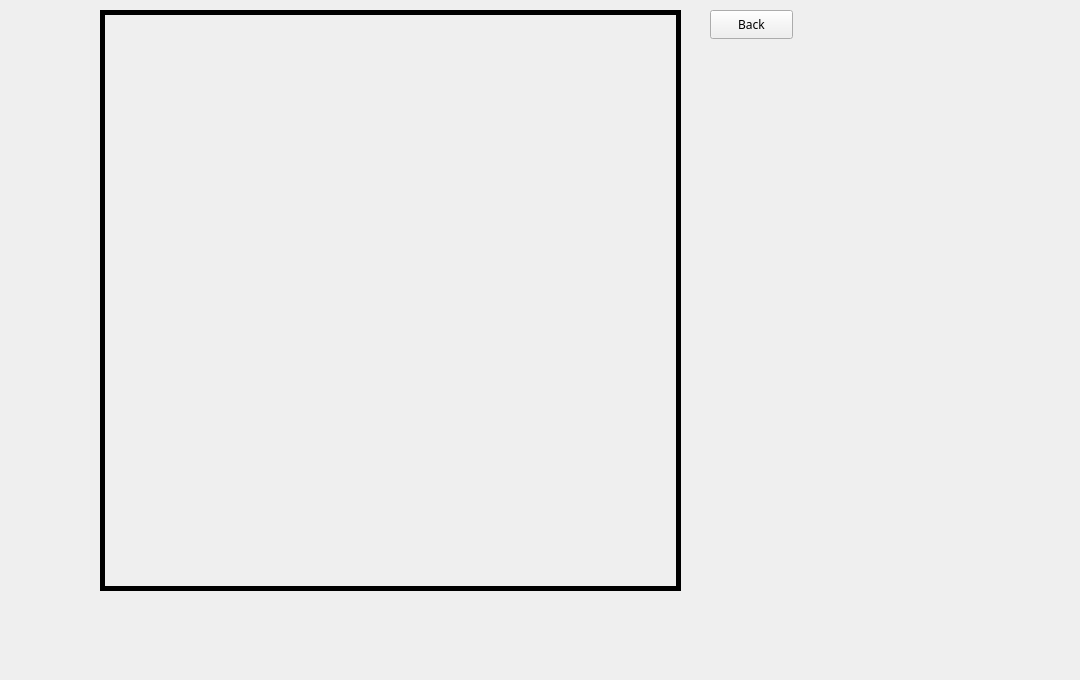
    <widget class="QWidget" name="PuzzlePage">
     <widget class="QLabel" name="puzzlepageWallpaper">
      <property name="geometry">
       <rect>
        <x>-140</x>
        <y>-10</y>
        <width>1071</width>
        <height>671</height>
       </rect>
      </property>
      <property name="text">
       <string/>
      </property>
      <property name="scaledContents">
       <bool>true</bool>
      </property>
     </widget>
     <widget class="QLabel" name="puzzlechessBoardLabel">
      <property name="geometry">
       <rect>
        <x>100</x>
        <y>10</y>
        <width>581</width>
        <height>581</height>
       </rect>
      </property>
      <property name="styleSheet">
       <string notr="true">border-color: rgb(0, 0, 0);
 border: 5px solid black;</string>
      </property>
      <property name="text">
       <string/>
      </property>
      <property name="scaledContents">
       <bool>true</bool>
      </property>
     </widget>
     <widget class="QLabel" name="g2_3">
      <property name="geometry">
       <rect>
        <x>540</x>
        <y>450</y>
        <width>61</width>
        <height>61</height>
       </rect>
      </property>
      <property name="styleSheet">
       <string notr="true"/>
      </property>
      <property name="text">
       <string/>
      </property>
      <property name="scaledContents">
       <bool>true</bool>
      </property>
     </widget>
     <widget class="QLabel" name="d7_3">
      <property name="geometry">
       <rect>
        <x>320</x>
        <y>90</y>
        <width>61</width>
        <height>61</height>
       </rect>
      </property>
      <property name="styleSheet">
       <string notr="true"/>
      </property>
      <property name="text">
       <string/>
      </property>
      <property name="scaledContents">
       <bool>true</bool>
      </property>
     </widget>
     <widget class="QLabel" name="label_81">
      <property name="geometry">
       <rect>
        <x>610</x>
        <y>240</y>
        <width>61</width>
        <height>61</height>
       </rect>
      </property>
      <property name="styleSheet">
       <string notr="true"/>
      </property>
      <property name="text">
       <string/>
      </property>
     </widget>
     <widget class="QLabel" name="label_82">
      <property name="geometry">
       <rect>
        <x>250</x>
        <y>380</y>
        <width>61</width>
        <height>61</height>
       </rect>
      </property>
      <property name="styleSheet">
       <string notr="true"/>
      </property>
      <property name="text">
       <string/>
      </property>
     </widget>
     <widget class="QLabel" name="a1_3">
      <property name="geometry">
       <rect>
        <x>110</x>
        <y>520</y>
        <width>61</width>
        <height>61</height>
       </rect>
      </property>
      <property name="styleSheet">
       <string notr="true"/>
      </property>
      <property name="text">
       <string/>
      </property>
      <property name="scaledContents">
       <bool>true</bool>
      </property>
     </widget>
     <widget class="QLabel" name="label_83">
      <property name="geometry">
       <rect>
        <x>320</x>
        <y>380</y>
        <width>61</width>
        <height>61</height>
       </rect>
      </property>
      <property name="styleSheet">
       <string notr="true"/>
      </property>
      <property name="text">
       <string/>
      </property>
     </widget>
     <widget class="QLabel" name="label_84">
      <property name="geometry">
       <rect>
        <x>470</x>
        <y>240</y>
        <width>61</width>
        <height>61</height>
       </rect>
      </property>
      <property name="styleSheet">
       <string notr="true"/>
      </property>
      <property name="text">
       <string/>
      </property>
     </widget>
     <widget class="QLabel" name="h8_3">
      <property name="geometry">
       <rect>
        <x>610</x>
        <y>20</y>
        <width>61</width>
        <height>61</height>
       </rect>
      </property>
      <property name="styleSheet">
       <string notr="true"/>
      </property>
      <property name="text">
       <string/>
      </property>
      <property name="scaledContents">
       <bool>true</bool>
      </property>
     </widget>
     <widget class="QLabel" name="label_85">
      <property name="geometry">
       <rect>
        <x>110</x>
        <y>380</y>
        <width>61</width>
        <height>61</height>
       </rect>
      </property>
      <property name="styleSheet">
       <string notr="true"/>
      </property>
      <property name="text">
       <string/>
      </property>
     </widget>
     <widget class="QLabel" name="h7_3">
      <property name="geometry">
       <rect>
        <x>610</x>
        <y>90</y>
        <width>61</width>
        <height>61</height>
       </rect>
      </property>
      <property name="styleSheet">
       <string notr="true"/>
      </property>
      <property name="text">
       <string/>
      </property>
      <property name="scaledContents">
       <bool>true</bool>
      </property>
     </widget>
     <widget class="QLabel" name="label_86">
      <property name="geometry">
       <rect>
        <x>180</x>
        <y>160</y>
        <width>61</width>
        <height>61</height>
       </rect>
      </property>
      <property name="styleSheet">
       <string notr="true"/>
      </property>
      <property name="text">
       <string/>
      </property>
     </widget>
     <widget class="QLabel" name="label_87">
      <property name="geometry">
       <rect>
        <x>320</x>
        <y>160</y>
        <width>61</width>
        <height>61</height>
       </rect>
      </property>
      <property name="styleSheet">
       <string notr="true"/>
      </property>
      <property name="text">
       <string/>
      </property>
     </widget>
     <widget class="QLabel" name="label_88">
      <property name="geometry">
       <rect>
        <x>110</x>
        <y>240</y>
        <width>61</width>
        <height>61</height>
       </rect>
      </property>
      <property name="styleSheet">
       <string notr="true"/>
      </property>
      <property name="text">
       <string/>
      </property>
     </widget>
     <widget class="QLabel" name="e2_3">
      <property name="geometry">
       <rect>
        <x>400</x>
        <y>450</y>
        <width>61</width>
        <height>61</height>
       </rect>
      </property>
      <property name="styleSheet">
       <string notr="true"/>
      </property>
      <property name="text">
       <string/>
      </property>
      <property name="scaledContents">
       <bool>true</bool>
      </property>
     </widget>
     <widget class="QLabel" name="label_89">
      <property name="geometry">
       <rect>
        <x>470</x>
        <y>160</y>
        <width>61</width>
        <height>61</height>
       </rect>
      </property>
      <property name="styleSheet">
       <string notr="true"/>
      </property>
      <property name="text">
       <string/>
      </property>
     </widget>
     <widget class="QLabel" name="f1_3">
      <property name="geometry">
       <rect>
        <x>470</x>
        <y>520</y>
        <width>61</width>
        <height>61</height>
       </rect>
      </property>
      <property name="styleSheet">
       <string notr="true"/>
      </property>
      <property name="text">
       <string/>
      </property>
      <property name="scaledContents">
       <bool>true</bool>
      </property>
     </widget>
     <widget class="QLabel" name="e7_3">
      <property name="geometry">
       <rect>
        <x>400</x>
        <y>90</y>
        <width>61</width>
        <height>61</height>
       </rect>
      </property>
      <property name="styleSheet">
       <string notr="true"/>
      </property>
      <property name="text">
       <string/>
      </property>
      <property name="scaledContents">
       <bool>true</bool>
      </property>
     </widget>
     <widget class="QLabel" name="label_90">
      <property name="geometry">
       <rect>
        <x>250</x>
        <y>240</y>
        <width>61</width>
        <height>61</height>
       </rect>
      </property>
      <property name="styleSheet">
       <string notr="true"/>
      </property>
      <property name="text">
       <string/>
      </property>
     </widget>
     <widget class="QLabel" name="a2_3">
      <property name="geometry">
       <rect>
        <x>110</x>
        <y>450</y>
        <width>61</width>
        <height>61</height>
       </rect>
      </property>
      <property name="styleSheet">
       <string notr="true"/>
      </property>
      <property name="text">
       <string/>
      </property>
      <property name="scaledContents">
       <bool>true</bool>
      </property>
     </widget>
     <widget class="QLabel" name="d2_3">
      <property name="geometry">
       <rect>
        <x>320</x>
        <y>450</y>
        <width>61</width>
        <height>61</height>
       </rect>
      </property>
      <property name="styleSheet">
       <string notr="true"/>
      </property>
      <property name="text">
       <string/>
      </property>
      <property name="scaledContents">
       <bool>true</bool>
      </property>
     </widget>
     <widget class="QLabel" name="label_91">
      <property name="geometry">
       <rect>
        <x>110</x>
        <y>160</y>
        <width>61</width>
        <height>61</height>
       </rect>
      </property>
      <property name="styleSheet">
       <string notr="true"/>
      </property>
      <property name="text">
       <string/>
      </property>
     </widget>
     <widget class="QLabel" name="h1_3">
      <property name="geometry">
       <rect>
        <x>610</x>
        <y>520</y>
        <width>61</width>
        <height>61</height>
       </rect>
      </property>
      <property name="styleSheet">
       <string notr="true"/>
      </property>
      <property name="text">
       <string/>
      </property>
      <property name="scaledContents">
       <bool>true</bool>
      </property>
     </widget>
     <widget class="QLabel" name="label_92">
      <property name="geometry">
       <rect>
        <x>110</x>
        <y>310</y>
        <width>61</width>
        <height>61</height>
       </rect>
      </property>
      <property name="styleSheet">
       <string notr="true"/>
      </property>
      <property name="text">
       <string/>
      </property>
     </widget>
     <widget class="QLabel" name="b2_3">
      <property name="geometry">
       <rect>
        <x>180</x>
        <y>450</y>
        <width>61</width>
        <height>61</height>
       </rect>
      </property>
      <property name="styleSheet">
       <string notr="true"/>
      </property>
      <property name="text">
       <string/>
      </property>
      <property name="scaledContents">
       <bool>true</bool>
      </property>
     </widget>
     <widget class="QLabel" name="b7_3">
      <property name="geometry">
       <rect>
        <x>180</x>
        <y>90</y>
        <width>61</width>
        <height>61</height>
       </rect>
      </property>
      <property name="styleSheet">
       <string notr="true"/>
      </property>
      <property name="text">
       <string/>
      </property>
      <property name="scaledContents">
       <bool>true</bool>
      </property>
     </widget>
     <widget class="QLabel" name="g7_3">
      <property name="geometry">
       <rect>
        <x>540</x>
        <y>90</y>
        <width>61</width>
        <height>61</height>
       </rect>
      </property>
      <property name="styleSheet">
       <string notr="true"/>
      </property>
      <property name="text">
       <string/>
      </property>
      <property name="scaledContents">
       <bool>true</bool>
      </property>
     </widget>
     <widget class="QLabel" name="f2_3">
      <property name="geometry">
       <rect>
        <x>470</x>
        <y>450</y>
        <width>61</width>
        <height>61</height>
       </rect>
      </property>
      <property name="styleSheet">
       <string notr="true"/>
      </property>
      <property name="text">
       <string/>
      </property>
      <property name="scaledContents">
       <bool>true</bool>
      </property>
     </widget>
     <widget class="QLabel" name="b8_3">
      <property name="geometry">
       <rect>
        <x>180</x>
        <y>20</y>
        <width>61</width>
        <height>61</height>
       </rect>
      </property>
      <property name="styleSheet">
       <string notr="true"/>
      </property>
      <property name="text">
       <string/>
      </property>
      <property name="scaledContents">
       <bool>true</bool>
      </property>
     </widget>
     <widget class="QLabel" name="c8_3">
      <property name="geometry">
       <rect>
        <x>250</x>
        <y>20</y>
        <width>61</width>
        <height>61</height>
       </rect>
      </property>
      <property name="styleSheet">
       <string notr="true"/>
      </property>
      <property name="text">
       <string/>
      </property>
      <property name="scaledContents">
       <bool>true</bool>
      </property>
     </widget>
     <widget class="QLabel" name="label_93">
      <property name="geometry">
       <rect>
        <x>610</x>
        <y>160</y>
        <width>61</width>
        <height>61</height>
       </rect>
      </property>
      <property name="styleSheet">
       <string notr="true"/>
      </property>
      <property name="text">
       <string/>
      </property>
     </widget>
     <widget class="QLabel" name="c7_3">
      <property name="geometry">
       <rect>
        <x>250</x>
        <y>90</y>
        <width>61</width>
        <height>61</height>
       </rect>
      </property>
      <property name="styleSheet">
       <string notr="true"/>
      </property>
      <property name="text">
       <string/>
      </property>
      <property name="scaledContents">
       <bool>true</bool>
      </property>
     </widget>
     <widget class="QLabel" name="d8_3">
      <property name="geometry">
       <rect>
        <x>320</x>
        <y>20</y>
        <width>61</width>
        <height>61</height>
       </rect>
      </property>
      <property name="styleSheet">
       <string notr="true"/>
      </property>
      <property name="text">
       <string/>
      </property>
      <property name="scaledContents">
       <bool>true</bool>
      </property>
     </widget>
     <widget class="QLabel" name="label_94">
      <property name="geometry">
       <rect>
        <x>610</x>
        <y>310</y>
        <width>61</width>
        <height>61</height>
       </rect>
      </property>
      <property name="styleSheet">
       <string notr="true"/>
      </property>
      <property name="text">
       <string/>
      </property>
     </widget>
     <widget class="QLabel" name="f8_3">
      <property name="geometry">
       <rect>
        <x>470</x>
        <y>20</y>
        <width>61</width>
        <height>61</height>
       </rect>
      </property>
      <property name="styleSheet">
       <string notr="true"/>
      </property>
      <property name="text">
       <string/>
      </property>
      <property name="scaledContents">
       <bool>true</bool>
      </property>
     </widget>
     <widget class="QLabel" name="c2_3">
      <property name="geometry">
       <rect>
        <x>250</x>
        <y>450</y>
        <width>61</width>
        <height>61</height>
       </rect>
      </property>
      <property name="styleSheet">
       <string notr="true"/>
      </property>
      <property name="text">
       <string/>
      </property>
      <property name="scaledContents">
       <bool>true</bool>
      </property>
     </widget>
     <widget class="QLabel" name="label_95">
      <property name="geometry">
       <rect>
        <x>540</x>
        <y>310</y>
        <width>61</width>
        <height>61</height>
       </rect>
      </property>
      <property name="styleSheet">
       <string notr="true"/>
      </property>
      <property name="text">
       <string/>
      </property>
     </widget>
     <widget class="QLabel" name="f7_3">
      <property name="geometry">
       <rect>
        <x>470</x>
        <y>90</y>
        <width>61</width>
        <height>61</height>
       </rect>
      </property>
      <property name="styleSheet">
       <string notr="true"/>
      </property>
      <property name="text">
       <string/>
      </property>
      <property name="scaledContents">
       <bool>true</bool>
      </property>
     </widget>
     <widget class="QLabel" name="label_96">
      <property name="geometry">
       <rect>
        <x>320</x>
        <y>240</y>
        <width>61</width>
        <height>61</height>
       </rect>
      </property>
      <property name="styleSheet">
       <string notr="true"/>
      </property>
      <property name="text">
       <string/>
      </property>
     </widget>
     <widget class="QLabel" name="b1_3">
      <property name="geometry">
       <rect>
        <x>180</x>
        <y>520</y>
        <width>61</width>
        <height>61</height>
       </rect>
      </property>
      <property name="styleSheet">
       <string notr="true"/>
      </property>
      <property name="text">
       <string/>
      </property>
      <property name="scaledContents">
       <bool>true</bool>
      </property>
     </widget>
     <widget class="QLabel" name="label_97">
      <property name="geometry">
       <rect>
        <x>400</x>
        <y>160</y>
        <width>61</width>
        <height>61</height>
       </rect>
      </property>
      <property name="styleSheet">
       <string notr="true"/>
      </property>
      <property name="text">
       <string/>
      </property>
     </widget>
     <widget class="QLabel" name="a8_3">
      <property name="geometry">
       <rect>
        <x>110</x>
        <y>20</y>
        <width>61</width>
        <height>61</height>
       </rect>
      </property>
      <property name="styleSheet">
       <string notr="true"/>
      </property>
      <property name="text">
       <string/>
      </property>
      <property name="scaledContents">
       <bool>true</bool>
      </property>
     </widget>
     <widget class="QLabel" name="a7_3">
      <property name="geometry">
       <rect>
        <x>110</x>
        <y>90</y>
        <width>61</width>
        <height>61</height>
       </rect>
      </property>
      <property name="styleSheet">
       <string notr="true"/>
      </property>
      <property name="text">
       <string/>
      </property>
      <property name="scaledContents">
       <bool>true</bool>
      </property>
     </widget>
     <widget class="QLabel" name="label_98">
      <property name="geometry">
       <rect>
        <x>540</x>
        <y>380</y>
        <width>61</width>
        <height>61</height>
       </rect>
      </property>
      <property name="styleSheet">
       <string notr="true"/>
      </property>
      <property name="text">
       <string/>
      </property>
     </widget>
     <widget class="QLabel" name="h2_3">
      <property name="geometry">
       <rect>
        <x>610</x>
        <y>450</y>
        <width>61</width>
        <height>61</height>
       </rect>
      </property>
      <property name="styleSheet">
       <string notr="true"/>
      </property>
      <property name="text">
       <string/>
      </property>
      <property name="scaledContents">
       <bool>true</bool>
      </property>
     </widget>
     <widget class="QLabel" name="d1_3">
      <property name="geometry">
       <rect>
        <x>320</x>
        <y>520</y>
        <width>61</width>
        <height>61</height>
       </rect>
      </property>
      <property name="styleSheet">
       <string notr="true"/>
      </property>
      <property name="text">
       <string/>
      </property>
      <property name="scaledContents">
       <bool>true</bool>
      </property>
     </widget>
     <widget class="QLabel" name="g1_3">
      <property name="geometry">
       <rect>
        <x>540</x>
        <y>520</y>
        <width>61</width>
        <height>61</height>
       </rect>
      </property>
      <property name="styleSheet">
       <string notr="true"/>
      </property>
      <property name="text">
       <string/>
      </property>
      <property name="scaledContents">
       <bool>true</bool>
      </property>
     </widget>
     <widget class="QLabel" name="label_99">
      <property name="geometry">
       <rect>
        <x>400</x>
        <y>380</y>
        <width>61</width>
        <height>61</height>
       </rect>
      </property>
      <property name="styleSheet">
       <string notr="true"/>
      </property>
      <property name="text">
       <string/>
      </property>
     </widget>
     <widget class="QLabel" name="label_100">
      <property name="geometry">
       <rect>
        <x>180</x>
        <y>310</y>
        <width>61</width>
        <height>61</height>
       </rect>
      </property>
      <property name="styleSheet">
       <string notr="true"/>
      </property>
      <property name="text">
       <string/>
      </property>
     </widget>
     <widget class="QLabel" name="label_101">
      <property name="geometry">
       <rect>
        <x>470</x>
        <y>380</y>
        <width>61</width>
        <height>61</height>
       </rect>
      </property>
      <property name="styleSheet">
       <string notr="true"/>
      </property>
      <property name="text">
       <string/>
      </property>
     </widget>
     <widget class="QLabel" name="label_102">
      <property name="geometry">
       <rect>
        <x>180</x>
        <y>240</y>
        <width>61</width>
        <height>61</height>
       </rect>
      </property>
      <property name="styleSheet">
       <string notr="true"/>
      </property>
      <property name="text">
       <string/>
      </property>
     </widget>
     <widget class="QLabel" name="label_103">
      <property name="geometry">
       <rect>
        <x>610</x>
        <y>380</y>
        <width>61</width>
        <height>61</height>
       </rect>
      </property>
      <property name="styleSheet">
       <string notr="true"/>
      </property>
      <property name="text">
       <string/>
      </property>
     </widget>
     <widget class="QLabel" name="g8_3">
      <property name="geometry">
       <rect>
        <x>540</x>
        <y>20</y>
        <width>61</width>
        <height>61</height>
       </rect>
      </property>
      <property name="styleSheet">
       <string notr="true"/>
      </property>
      <property name="text">
       <string/>
      </property>
      <property name="scaledContents">
       <bool>true</bool>
      </property>
     </widget>
     <widget class="QLabel" name="e1_3">
      <property name="geometry">
       <rect>
        <x>400</x>
        <y>520</y>
        <width>61</width>
        <height>61</height>
       </rect>
      </property>
      <property name="styleSheet">
       <string notr="true"/>
      </property>
      <property name="text">
       <string/>
      </property>
      <property name="scaledContents">
       <bool>true</bool>
      </property>
     </widget>
     <widget class="QLabel" name="label_104">
      <property name="geometry">
       <rect>
        <x>540</x>
        <y>240</y>
        <width>61</width>
        <height>61</height>
       </rect>
      </property>
      <property name="styleSheet">
       <string notr="true"/>
      </property>
      <property name="text">
       <string/>
      </property>
     </widget>
     <widget class="QLabel" name="label_105">
      <property name="geometry">
       <rect>
        <x>180</x>
        <y>380</y>
        <width>61</width>
        <height>61</height>
       </rect>
      </property>
      <property name="styleSheet">
       <string notr="true"/>
      </property>
      <property name="text">
       <string/>
      </property>
     </widget>
     <widget class="QLabel" name="label_106">
      <property name="geometry">
       <rect>
        <x>250</x>
        <y>160</y>
        <width>61</width>
        <height>61</height>
       </rect>
      </property>
      <property name="styleSheet">
       <string notr="true"/>
      </property>
      <property name="text">
       <string/>
      </property>
     </widget>
     <widget class="QLabel" name="label_107">
      <property name="geometry">
       <rect>
        <x>470</x>
        <y>310</y>
        <width>61</width>
        <height>61</height>
       </rect>
      </property>
      <property name="styleSheet">
       <string notr="true"/>
      </property>
      <property name="text">
       <string/>
      </property>
     </widget>
     <widget class="QLabel" name="label_108">
      <property name="geometry">
       <rect>
        <x>540</x>
        <y>160</y>
        <width>61</width>
        <height>61</height>
       </rect>
      </property>
      <property name="styleSheet">
       <string notr="true"/>
      </property>
      <property name="text">
       <string/>
      </property>
     </widget>
     <widget class="QLabel" name="label_109">
      <property name="geometry">
       <rect>
        <x>400</x>
        <y>310</y>
        <width>61</width>
        <height>61</height>
       </rect>
      </property>
      <property name="styleSheet">
       <string notr="true"/>
      </property>
      <property name="text">
       <string/>
      </property>
     </widget>
     <widget class="QLabel" name="label_110">
      <property name="geometry">
       <rect>
        <x>400</x>
        <y>240</y>
        <width>61</width>
        <height>61</height>
       </rect>
      </property>
      <property name="styleSheet">
       <string notr="true"/>
      </property>
      <property name="text">
       <string/>
      </property>
     </widget>
     <widget class="QLabel" name="c1_3">
      <property name="geometry">
       <rect>
        <x>250</x>
        <y>520</y>
        <width>61</width>
        <height>61</height>
       </rect>
      </property>
      <property name="styleSheet">
       <string notr="true"/>
      </property>
      <property name="text">
       <string/>
      </property>
      <property name="scaledContents">
       <bool>true</bool>
      </property>
     </widget>
     <widget class="QLabel" name="label_111">
      <property name="geometry">
       <rect>
        <x>320</x>
        <y>310</y>
        <width>61</width>
        <height>61</height>
       </rect>
      </property>
      <property name="styleSheet">
       <string notr="true"/>
      </property>
      <property name="text">
       <string/>
      </property>
     </widget>
     <widget class="QLabel" name="e8_3">
      <property name="geometry">
       <rect>
        <x>400</x>
        <y>20</y>
        <width>61</width>
        <height>61</height>
       </rect>
      </property>
      <property name="styleSheet">
       <string notr="true"/>
      </property>
      <property name="text">
       <string/>
      </property>
      <property name="scaledContents">
       <bool>true</bool>
      </property>
     </widget>
     <widget class="QLabel" name="label_112">
      <property name="geometry">
       <rect>
        <x>250</x>
        <y>310</y>
        <width>61</width>
        <height>61</height>
       </rect>
      </property>
      <property name="styleSheet">
       <string notr="true"/>
      </property>
      <property name="text">
       <string/>
      </property>
     </widget>
     <widget class="QPushButton" name="puzzlebackButton">
      <property name="geometry">
       <rect>
        <x>710</x>
        <y>10</y>
        <width>83</width>
        <height>29</height>
       </rect>
      </property>
      <property name="font">
       <font>
        <family>Dubai Medium</family>
       </font>
      </property>
      <property name="text">
       <string>Back</string>
      </property>
     </widget>
     <zorder>puzzlepageWallpaper</zorder>
     <zorder>puzzlechessBoardLabel</zorder>
     <zorder>g2_3</zorder>
     <zorder>d7_3</zorder>
     <zorder>label_81</zorder>
     <zorder>label_82</zorder>
     <zorder>a1_3</zorder>
     <zorder>label_83</zorder>
     <zorder>label_84</zorder>
     <zorder>h8_3</zorder>
     <zorder>label_85</zorder>
     <zorder>h7_3</zorder>
     <zorder>label_86</zorder>
     <zorder>label_87</zorder>
     <zorder>label_88</zorder>
     <zorder>e2_3</zorder>
     <zorder>label_89</zorder>
     <zorder>f1_3</zorder>
     <zorder>e7_3</zorder>
     <zorder>label_90</zorder>
     <zorder>a2_3</zorder>
     <zorder>d2_3</zorder>
     <zorder>label_91</zorder>
     <zorder>h1_3</zorder>
     <zorder>label_92</zorder>
     <zorder>b2_3</zorder>
     <zorder>b7_3</zorder>
     <zorder>g7_3</zorder>
     <zorder>f2_3</zorder>
     <zorder>b8_3</zorder>
     <zorder>c8_3</zorder>
     <zorder>label_93</zorder>
     <zorder>c7_3</zorder>
     <zorder>d8_3</zorder>
     <zorder>label_94</zorder>
     <zorder>f8_3</zorder>
     <zorder>c2_3</zorder>
     <zorder>label_95</zorder>
     <zorder>f7_3</zorder>
     <zorder>label_96</zorder>
     <zorder>b1_3</zorder>
     <zorder>label_97</zorder>
     <zorder>a7_3</zorder>
     <zorder>label_98</zorder>
     <zorder>h2_3</zorder>
     <zorder>d1_3</zorder>
     <zorder>g1_3</zorder>
     <zorder>label_99</zorder>
     <zorder>label_100</zorder>
     <zorder>label_101</zorder>
     <zorder>label_102</zorder>
     <zorder>label_103</zorder>
     <zorder>g8_3</zorder>
     <zorder>e1_3</zorder>
     <zorder>label_104</zorder>
     <zorder>label_105</zorder>
     <zorder>label_106</zorder>
     <zorder>label_107</zorder>
     <zorder>label_108</zorder>
     <zorder>label_109</zorder>
     <zorder>label_110</zorder>
     <zorder>c1_3</zorder>
     <zorder>label_111</zorder>
     <zorder>e8_3</zorder>
     <zorder>label_112</zorder>
     <zorder>a8_3</zorder>
     <zorder>puzzlebackButton</zorder>
    </widget>
